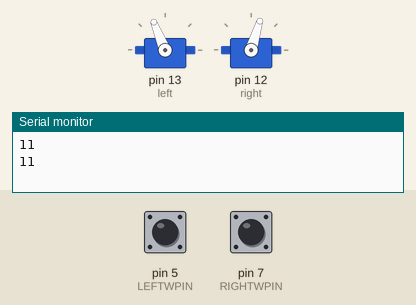
Bench run of a sketch on a simulated Arduino Uno, built with avr-gcc and run on an emulated ATmega328P. Parts: 2 × servo, the last lines printed to the serial monitor. Inputs (shaded band) come from the test bench; at power-on: pin 5 (LEFTWPIN) HIGH, pin 7 (RIGHTWPIN) HIGH.

Above: at 7.0 s.
7.1 s: pin 5 (LEFTWPIN) pulled LOW for 3 s
At 9.8 s:
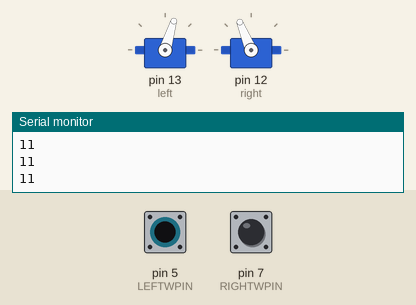
15.4 s: pin 7 (RIGHTWPIN) pulled LOW for 3 s
At 20.4 s:
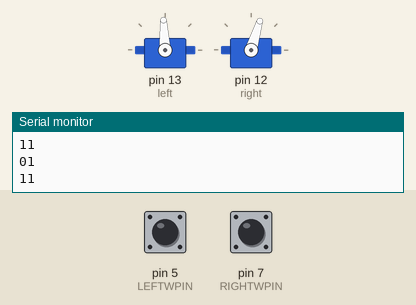
Timing chart, 0 to 29.0 s (numbered marks = the images above; inputs shaded):
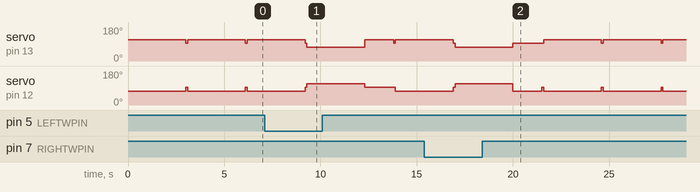

The sketch:

SensorPractice.ino
```cpp
#include <Servo.h> // Include servo library

// -- global variables for servo motors
Servo left;
Servo right;

const int LEFTSERVOPIN = 13;
const int RIGHTSERVOPIN = 12;

int const LEFTWPIN = 5;
int const RIGHTWPIN = 7;

void setup() {

  // Attach signals to designated pins
  left.attach(13);
  right.attach(12);

  pinMode(LEFTWPIN, INPUT);
  pinMode(RIGHTWPIN, INPUT);

  Serial.begin(9600);

  // tone is a long variable type
  // tone(SERVOPIN, tone, duration in ms)

  // Left whisker as seen, right whisker as seen
}

void loop() {

  // Sense the environment: 0 means touching; 1 is not touching
  int leftw = digitalRead(LEFTWPIN);
  int rightw = digitalRead(RIGHTWPIN);

  // Determine action:
  if (leftw == 0 && rightw == 0) {
    // Backup
    driveServos(-200, -200);
    delay(3000);

    // Turn 180 degrees
    driveServos(200, 0);
    delay(3000);

    driveServos(0, 0);
  } else if (leftw == 0 && rightw == 1) {
    // Backup
    driveServos(-200, -200);
    delay(3000);

    // Turn right 90 degrees
    driveServos(200, 0);
    delay(1500);

    driveServos(0, 0);
  }
  else if (leftw == 1 && rightw == 0) {
    // Backup
    driveServos(-200, -200);
    delay(3000);

    // Turn left 90 degrees
    driveServos(0, 200);
    delay(1500);

    driveServos(0, 0);
  }
  else if (leftw == 1 && rightw == 1) {
    // Forward
    driveServos(200, 200);
    delay(3000);

    driveServos(0, 0);
  }

  // Achieve goal:
  Serial.print(leftw);
  Serial.print(rightw);
  Serial.println();
  delay(100);

}

void driveServos(int leftpw, int rightpw) {

  left.writeMicroseconds(1500 + leftpw);
  right.writeMicroseconds(1500 - rightpw);

//      driveServos(-200, -200); // Forwards
//      driveServos(200, 200); // Backwards
//      driveServos(0, -200); // Turn right
//      driveServos(-200, 0); // Turn left
} // drive
```
